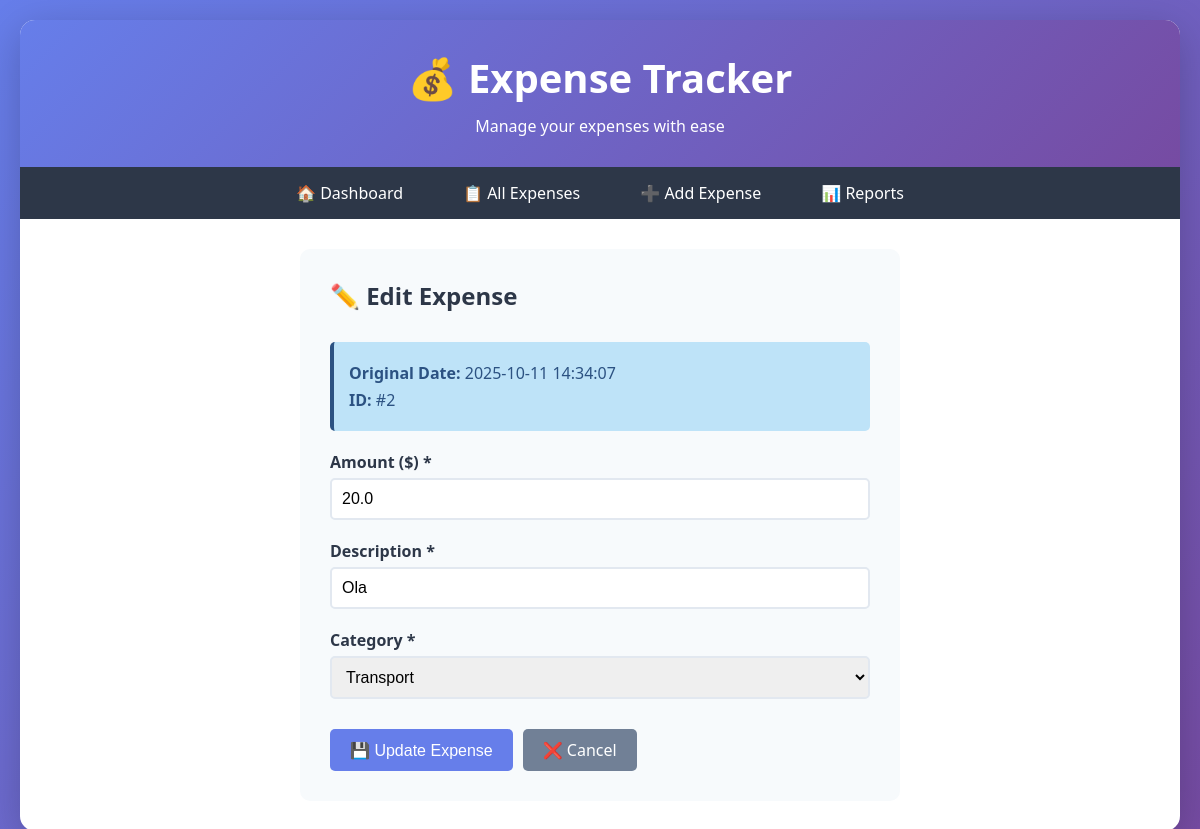
Page /edit/2 on the committed database.
### tables this page shows
CREATE TABLE expenses (
            id INTEGER PRIMARY KEY AUTOINCREMENT,
            amount REAL NOT NULL,
            description TEXT NOT NULL,
            category TEXT NOT NULL,
            date TEXT NOT NULL
        );

### web_app.py (the view, shortened to what this page needs)
@app.route('/edit/<int:id>', methods=['GET', 'POST'])
def edit_expense(id):
    conn = get_db_connection()
    expense = conn.execute('SELECT * FROM expenses WHERE id = ?', (id,)).fetchone()
    conn.close()
    if expense is None:
        flash('Expense not found!', 'error')
        return redirect(url_for('expenses'))
    return render_template('edit.html', expense=expense, categories=CATEGORIES)

### web_app.py (called while the page is built)
def get_db_connection():
    conn = sqlite3.connect(DB_FILE)
    conn.row_factory = sqlite3.Row  # Access columns by name
    return conn

### templates/edit.html (shortened to what this page needs)
{% extends "base.html" %}
{% block content %}
<div class="form-container">
    <h2 style="margin-bottom: 30px; color: #2d3748;">✏️ Edit Expense</h2>
    <div class="info-box">
        <p><strong>Original Date:</strong> {{ expense.date }}</p>
        <p><strong>ID:</strong> #{{ expense.id }}</p>
    </div>
    <form method="POST" action="{{ url_for('edit_expense', id=expense.id) }}">
        <div class="form-group">
            <label for="amount">Amount ($) *</label>
            <input type="number" id="amount" name="amount" step="0.01" required min="0.01" value="{{ expense.amount }}">
        </div>
        <div class="form-group">
            <label for="description">Description *</label>
            <input type="text" id="description" name="description" required maxlength="200" value="{{ expense.description }}">
        </div>
        <div class="form-group">
            <label for="category">Category *</label>
            <select id="category" name="category" required>
                {% for cat in categories %}
                <option value="{{ cat }}" {% if cat == expense.category %}selected{% endif %}>{{ cat }}</option>
                {% endfor %}
            </select>
        </div>
        <div class="form-actions">
            <button type="submit" class="btn btn-primary">💾 Update Expense</button>
            <a href="{{ url_for('expenses') }}" class="btn btn-secondary">❌ Cancel</a>
        </div>
    </form>
</div>
{% endblock %}

### templates/base.html (style rules this page uses)
* { margin: 0; padding: 0; box-sizing: border-box; }
body { font-family: 'Segoe UI', Tahoma, Geneva, Verdana, sans-serif; background: linear-gradient(135deg, #667eea 0%, #764ba2 100%); min-height: 100vh; padding: 20px; }
.btn { padding: 10px 20px; border: none; border-radius: 5px; cursor: pointer; font-size: 1em; text-decoration: none; display: inline-block; transition: all 0.3s; }
.btn-primary { background: #667eea; color: white; }
.btn-secondary { background: #718096; color: white; }

### templates/edit.html (style rules this page uses)
.form-container { max-width: 600px; margin: 0 auto; background: #f7fafc; padding: 30px; border-radius: 10px; }
.form-group { margin-bottom: 20px; }
label { display: block; margin-bottom: 5px; font-weight: bold; color: #2d3748; }
input, select, textarea { width: 100%; padding: 10px; border: 2px solid #e2e8f0; border-radius: 5px; font-size: 1em; transition: border 0.3s; }
.form-actions { display: flex; gap: 10px; margin-top: 30px; }
.info-box { background: #bee3f8; padding: 15px; border-radius: 5px; margin-bottom: 20px; border-left: 4px solid #2c5282; }
.info-box p { margin: 5px 0; color: #2c5282; }

### rows in the picture
expenses: date "2025-10-11 14:34:07", id "2", amount "20.0", description "Ola", category "Transport"
